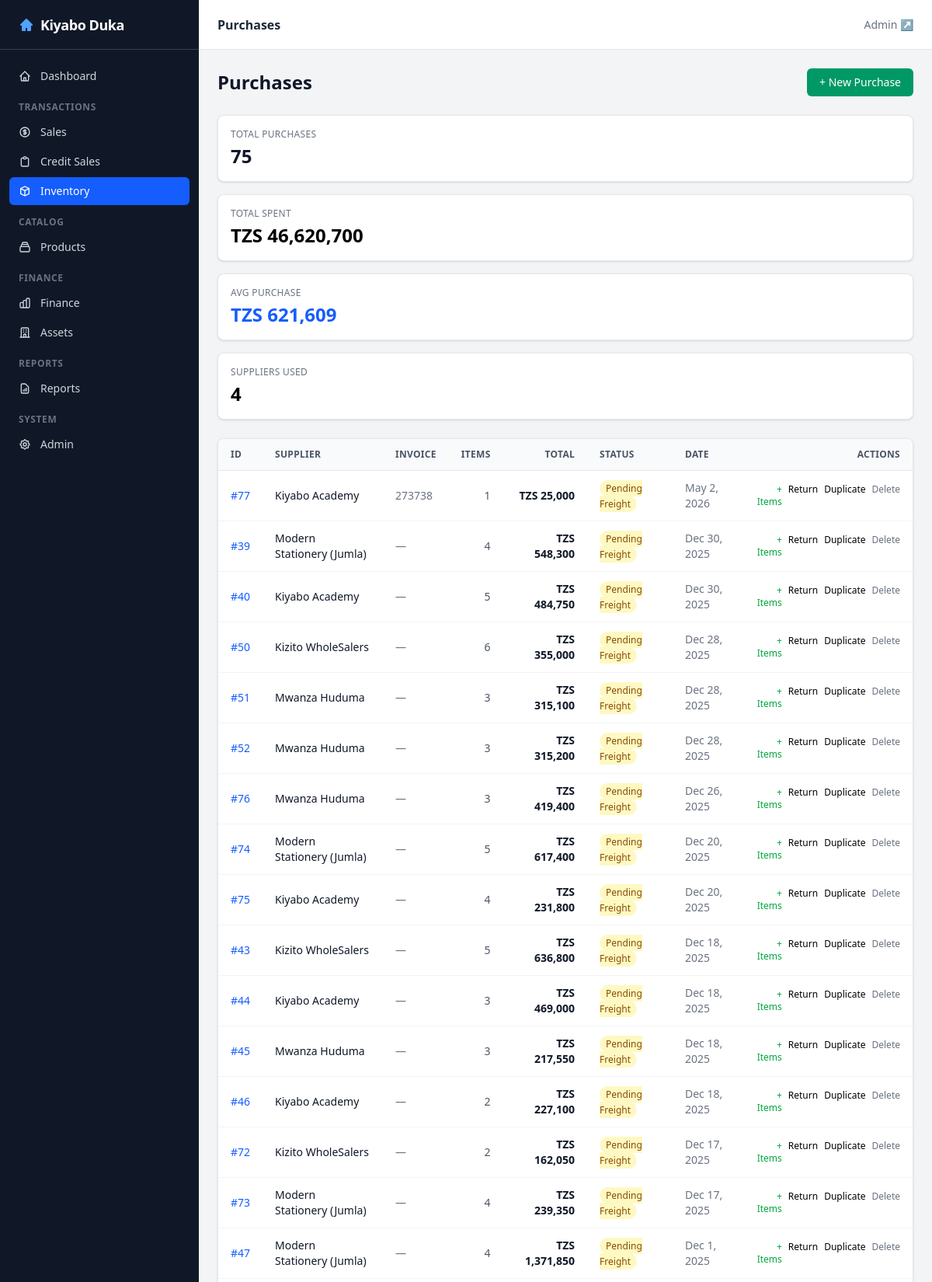
Screenshot of /inventory/ (upper part) with the database file from the repository.
### inventory/models.py (models this page shows, shortened)
class Purchase(TimestampedModel, ActionMixin):
    supplier = models.ForeignKey(Supplier, on_delete=models.PROTECT, related_name='purchases')
    purchase_date = models.DateTimeField(default=timezone.now)
    invoice_number = models.CharField(max_length=255, blank=True)
    carriage_inwards = models.DecimalField(max_digits=15, decimal_places=2, default=0,
                                           help_text='Transport/freight cost to bring goods to shop.')
    notes = models.TextField(blank=True)
    class Meta:
        ordering = ['-purchase_date']
    @property
    def total_amount(self):
        return sum(d.amount for d in self.details.all())
    def get_absolute_url(self):
        from django.urls import reverse
        return reverse('inventory:purchase_detail', kwargs={'pk': self.pk})
    def get_delete_url(self):
        from django.urls import reverse
        return reverse('inventory:purchase_delete', kwargs={'pk': self.pk})
    def get_add_items_url(self):
        from django.urls import reverse
        return f"{reverse('inventory:purchase_detail', kwargs={'pk': self.pk})}#add-items"
    def get_return_items_url(self):
        from django.urls import reverse
        return f"{reverse('inventory:return_outward_create')}?purchase={self.pk}"
    def get_duplicate_url(self):
        from django.urls import reverse
        return f"{reverse('inventory:purchase_create')}?supplier={self.supplier_id}"
    def can_add_items(self):
        return True
    def can_return_items(self):
        return self.details.exists()
    def can_edit(self, user=None) -> bool:
        from django.utils import timezone
        now = timezone.now()
        return (now.date() == self.purchase_date.date())
    def can_delete(self, user=None) -> bool:
        from inventory.models import ReturnOutward
        return not ReturnOutward.objects.filter(purchase_detail__purchase=self).exists()
    def get_status_badge(self) -> dict:
        if self.carriage_inwards > 0:
            return {'label': 'Complete', 'color': 'bg-green-100 text-green-800'}
        else:
            return {'label': 'Pending Freight', 'color': 'bg-yellow-100 text-yellow-800'}

class Supplier(TimestampedModel, ActionMixin):
    name = models.CharField(max_length=255)
    contact_person = models.CharField(max_length=255, blank=True)
    phone = models.CharField(max_length=50, blank=True)
    address = models.TextField(blank=True)
    class Meta:
        ordering = ['name']
    def get_absolute_url(self):
        from django.urls import reverse
        return reverse('inventory:supplier_detail', kwargs={'pk': self.pk})

class PurchaseDetail(TimestampedModel):
    purchase = models.ForeignKey(Purchase, on_delete=models.CASCADE, related_name='details')
    product_spec = models.ForeignKey(ProductSpec, on_delete=models.PROTECT, related_name='purchase_details')
    quantity = models.PositiveIntegerField()
    unit_cost = models.DecimalField(max_digits=15, decimal_places=2)
    suggested_selling_price = models.DecimalField(max_digits=15, decimal_places=2, null=True, blank=True)
    class Meta:
        ordering = ['product_spec__product__name']
    @property
    def amount(self):
        return self.quantity * self.unit_cost

### inventory/views.py (the view)
# urls.py: path('', views.PurchaseListView.as_view(), name='index'),
class PurchaseListView(ListView):
    model = Purchase
    template_name = 'inventory/purchase_list.html'
    context_object_name = 'purchases'
    paginate_by = 50
    def get_queryset(self):
        return Purchase.objects.select_related('supplier').all().order_by('-purchase_date')
    def get_context_data(self, **kwargs):
        context = super().get_context_data(**kwargs)
        qs = self.get_queryset()
        total_count = qs.count()
        total_amount = sum(p.total_amount for p in qs)
        avg_amount = total_amount / total_count if total_count > 0 else Decimal('0')
        supplier_count = qs.values('supplier').distinct().count()
        context['stats'] = {
            'total_count': total_count,
            'total_amount': total_amount,
            'avg_amount': avg_amount,
            'supplier_count': supplier_count,
        }
        context['create_url'] = reverse_lazy('inventory:purchase_create')
        return context

### dashboard/templatetags/fmt.py (called while the page is built)
@register.filter
def tzs(value, decimals=0):
    try:
        v = Decimal(str(value))
    except (InvalidOperation, TypeError):
        return '—'
    decimals = int(decimals)
    formatted = f'{v:,.{decimals}f}'
    return f'TZS {formatted}'

### templates/inventory/purchase_list.html (shortened to what this page needs)
{% extends 'base.html' %}
{% load fmt humanize %}
{% block page_title %}<h1 class="text-base font-semibold text-gray-800">Purchases</h1>{% endblock %}
{% block content %}
<div class="flex items-center justify-between mb-6">
    <h1 class="text-2xl font-bold text-gray-900">Purchases</h1>
    <a href="{{ create_url }}"
       class="inline-flex items-center px-4 py-2 bg-emerald-600 text-white text-sm font-medium rounded-md hover:bg-emerald-700 transition-colors">
        + New Purchase
    </a>
</div>
<div class="grid grid-cols-1 md:grid-cols-4 gap-4 mb-6">
    <div class="bg-white rounded-lg border border-gray-200 p-4 shadow-sm">
        <div class="text-xs text-gray-500 uppercase tracking-wide">Total Purchases</div>
        <div class="text-2xl font-bold text-gray-900 mt-1">{{ stats.total_count }}</div>
    </div>
    <div class="bg-white rounded-lg border border-gray-200 p-4 shadow-sm">
        <div class="text-xs text-gray-500 uppercase tracking-wide">Total Spent</div>
        <div class="text-2xl font-bold text-emerald-600 mt-1">{{ stats.total_amount|tzs }}</div>
    </div>
    <div class="bg-white rounded-lg border border-gray-200 p-4 shadow-sm">
        <div class="text-xs text-gray-500 uppercase tracking-wide">Avg Purchase</div>
        <div class="text-2xl font-bold text-blue-600 mt-1">{{ stats.avg_amount|tzs }}</div>
    </div>
    <div class="bg-white rounded-lg border border-gray-200 p-4 shadow-sm">
        <div class="text-xs text-gray-500 uppercase tracking-wide">Suppliers Used</div>
        <div class="text-2xl font-bold text-purple-600 mt-1">{{ stats.supplier_count }}</div>
    </div>
</div>
<div class="bg-white rounded-lg shadow-sm border border-gray-200 overflow-hidden">
    <div class="overflow-x-auto">
        <table class="min-w-full divide-y divide-gray-200 text-sm">
            <thead class="bg-gray-50">
                <tr>
                    <th class="px-4 py-3 text-left text-xs font-semibold text-gray-600 uppercase tracking-wide">ID</th>
                    <th class="px-4 py-3 text-left text-xs font-semibold text-gray-600 uppercase tracking-wide">Supplier</th>
                    <th class="px-4 py-3 text-left text-xs font-semibold text-gray-600 uppercase tracking-wide">Invoice</th>
                    <th class="px-4 py-3 text-right text-xs font-semibold text-gray-600 uppercase tracking-wide">Items</th>
                    <th class="px-4 py-3 text-right text-xs font-semibold text-gray-600 uppercase tracking-wide">Total</th>
                    <th class="px-4 py-3 text-left text-xs font-semibold text-gray-600 uppercase tracking-wide">Status</th>
                    <th class="px-4 py-3 text-left text-xs font-semibold text-gray-600 uppercase tracking-wide">Date</th>
                    <th class="px-4 py-3 text-right text-xs font-semibold text-gray-600 uppercase tracking-wide">Actions</th>
                </tr>
            </thead>
            <tbody class="divide-y divide-gray-100">
                {% for purchase in purchases %}
                <tr class="hover:bg-gray-50 transition-colors">
                    <td class="px-4 py-3 text-gray-500 tabular-nums">
                        <a href="{{ purchase.get_absolute_url }}" class="text-blue-600 hover:underline">#{{ purchase.id }}</a>
                    </td>
                    <td class="px-4 py-3">
                        <a href="{{ purchase.supplier.get_absolute_url }}" class="text-gray-900 font-medium hover:text-blue-600">{{ purchase.supplier.name }}</a>
                    </td>
                    <td class="px-4 py-3 text-gray-500">{{ purchase.invoice_number|default:"—" }}</td>
                    <td class="px-4 py-3 text-right tabular-nums text-gray-600">{{ purchase.details.count }}</td>
                    <td class="px-4 py-3 text-right tabular-nums font-semibold text-gray-900">{{ purchase.total_amount|tzs }}</td>
                    <td class="px-4 py-3">
                        <span class="inline-block {{ purchase.get_status_badge.color }} px-2 py-0.5 rounded-full text-xs font-medium">
                            {{ purchase.get_status_badge.label }}
                        </span>
                    </td>
                    <td class="px-4 py-3 text-gray-500">{{ purchase.purchase_date|date:"M j, Y" }}</td>
                    <td class="px-4 py-3 text-right">
                        <div class="flex justify-end gap-2">
                            {% if purchase.can_add_items %}
                            <a href="{{ purchase.get_add_items_url }}" class="text-green-600 hover:text-green-800 text-xs font-medium" title="Add Items">+ Items</a>
                            {% endif %}
                            {% if purchase.can_return_items %}
                            <a href="{{ purchase.get_return_items_url }}" class="text-orange-600 hover:text-orange-800 text-xs font-medium" title="Return Items">Return</a>
                            {% endif %}
                            <a href="{{ purchase.get_duplicate_url }}" class="text-purple-600 hover:text-purple-800 text-xs font-medium" title="Duplicate">Duplicate</a>
                            {% if purchase.can_delete %}
                            <a href="{{ purchase.get_delete_url }}" class="text-gray-500 hover:text-gray-700 text-xs font-medium" title="Delete"
                               onclick="return confirm('Are you sure you want to delete this purchase?')">Delete</a>
                            {% endif %}
                        </div>
                    </td>
                </tr>
                {% endfor %}
            </tbody>
        </table>
    </div>
</div>
{% endblock %}

### rows the page displays
Purchase: id "77", supplier.name "Kiyabo Academy", invoice_number "273738", details.count "1", total_amount|tzs "TZS 25,000", get_status_badge.label "Pending Freight", purchase_date "May 2, 2026"
Purchase: id "39", supplier.name "Modern Stationery (Jumla)", invoice_number "—", details.count "4", total_amount|tzs "TZS 548,300", get_status_badge.label "Pending Freight", purchase_date "Dec 30, 2025"
Purchase: id "40", supplier.name "Kiyabo Academy", invoice_number "—", details.count "5", total_amount|tzs "TZS 484,750", get_status_badge.label "Pending Freight", purchase_date "Dec 30, 2025"
Purchase: id "50", supplier.name "Kizito WholeSalers", invoice_number "—", details.count "6", total_amount|tzs "TZS 355,000", get_status_badge.label "Pending Freight", purchase_date "Dec 28, 2025"
Purchase: id "51", supplier.name "Mwanza Huduma", invoice_number "—", details.count "3", total_amount|tzs "TZS 315,100", get_status_badge.label "Pending Freight", purchase_date "Dec 28, 2025"
Purchase: id "52", supplier.name "Mwanza Huduma", invoice_number "—", details.count "3", total_amount|tzs "TZS 315,200", get_status_badge.label "Pending Freight", purchase_date "Dec 28, 2025"
Purchase: id "76", supplier.name "Mwanza Huduma", invoice_number "—", details.count "3", total_amount|tzs "TZS 419,400", get_status_badge.label "Pending Freight", purchase_date "Dec 26, 2025"
Purchase: id "74", supplier.name "Modern Stationery (Jumla)", invoice_number "—", details.count "5", total_amount|tzs "TZS 617,400", get_status_badge.label "Pending Freight", purchase_date "Dec 20, 2025"
Purchase: id "75", supplier.name "Kiyabo Academy", invoice_number "—", details.count "4", total_amount|tzs "TZS 231,800", get_status_badge.label "Pending Freight", purchase_date "Dec 20, 2025"
Purchase: id "43", supplier.name "Kizito WholeSalers", invoice_number "—", details.count "5", total_amount|tzs "TZS 636,800", get_status_badge.label "Pending Freight", purchase_date "Dec 18, 2025"
Purchase: id "44", supplier.name "Kiyabo Academy", invoice_number "—", details.count "3", total_amount|tzs "TZS 469,000", get_status_badge.label "Pending Freight", purchase_date "Dec 18, 2025"
Purchase: id "45", supplier.name "Mwanza Huduma", invoice_number "—", details.count "3", total_amount|tzs "TZS 217,550", get_status_badge.label "Pending Freight", purchase_date "Dec 18, 2025"
Purchase: id "46", supplier.name "Kiyabo Academy", invoice_number "—", details.count "2", total_amount|tzs "TZS 227,100", get_status_badge.label "Pending Freight", purchase_date "Dec 18, 2025"
Purchase: id "72", supplier.name "Kizito WholeSalers", invoice_number "—", details.count "2", total_amount|tzs "TZS 162,050", get_status_badge.label "Pending Freight", purchase_date "Dec 17, 2025"
Purchase: id "73", supplier.name "Modern Stationery (Jumla)", invoice_number "—", details.count "4", total_amount|tzs "TZS 239,350", get_status_badge.label "Pending Freight", purchase_date "Dec 17, 2025"
Purchase: id "47", supplier.name "Modern Stationery (Jumla)", invoice_number "—", details.count "4", total_amount|tzs "TZS 1,371,850", get_status_badge.label "Pending Freight", purchase_date "Dec 1, 2025"

### other values shown
{{ stats.total_count }} "75"
{{ stats.total_amount|tzs }} "TZS 46,620,700"
{{ stats.avg_amount|tzs }} "TZS 621,609"
{{ stats.supplier_count }} "4"
